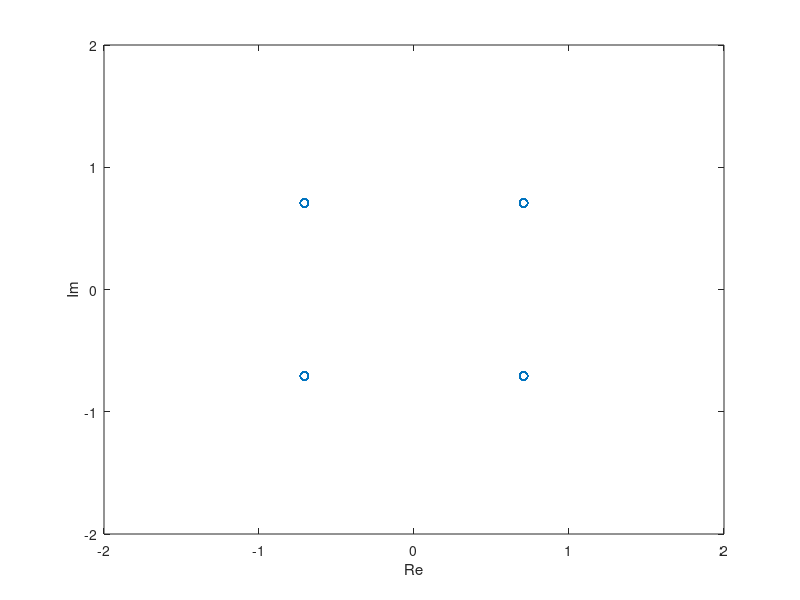
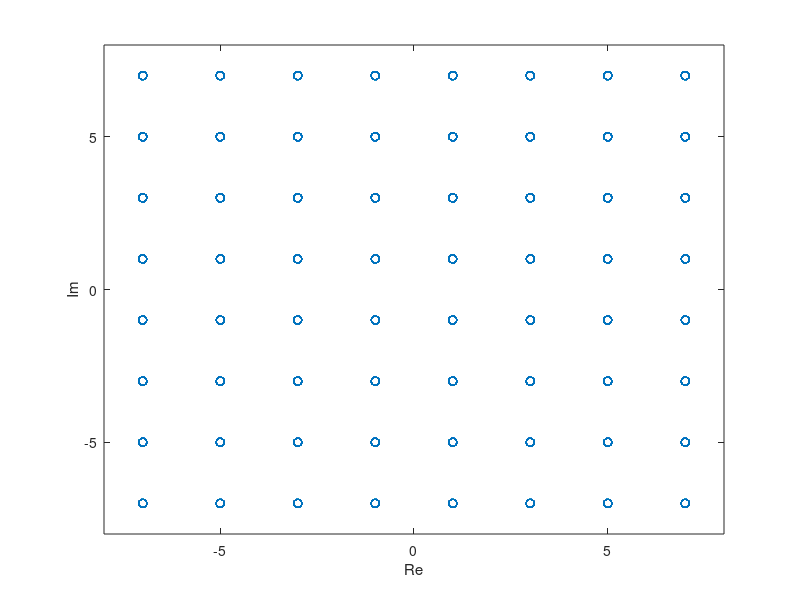
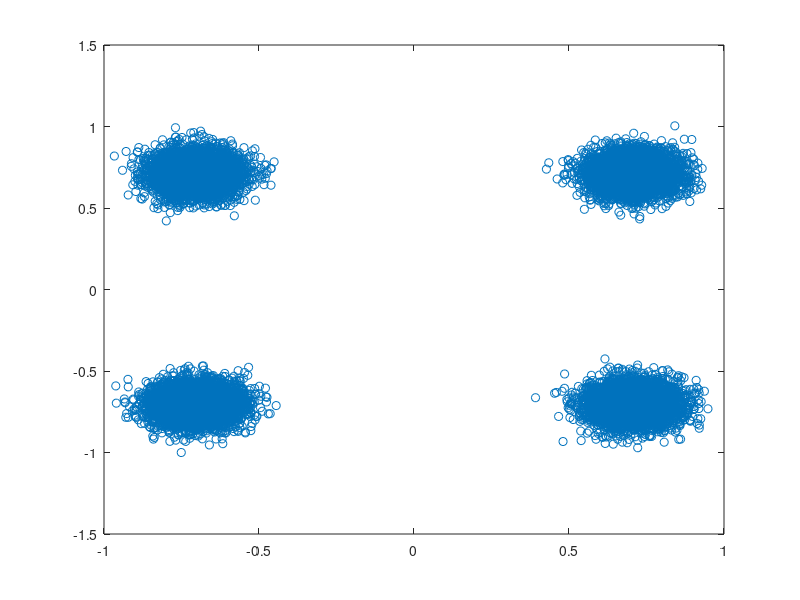
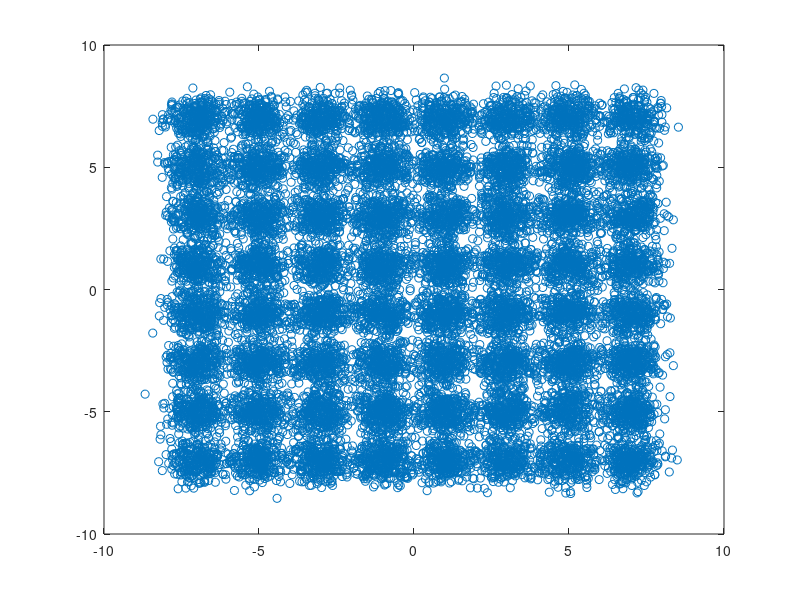

Write the MATLAB code that produced these figures, in order.
addpath('./qsk/');

clear all 
close all
clc

%----------------------------------------------------%
% 2.1 The symbol constellation and a symbol sequence %
%----------------------------------------------------%
const_qpsk = exp(1j*[pi/4 3*pi/4 5*pi/4 7*pi/4]).'; % QPSK alphabet.
qpsk = const_qpsk(randi(4,20000,1)); % QPSK symbol sequence.

% plot the constellation.
figure
plot(qpsk,'o');
xlabel('Re');
ylabel('Im');
axis([-2 2 -2 2]); % scale the axis of the figure.

aqam = [-7 -5 -3 -1 1 3 5 7];
A = repmat(aqam,8,1);
B = flipud(A') ;
const_qam = A+1j*B; % 8x8-matrix with constellation points.
const_qam = const_qam(:); % column-vector with 64-QAM alphabet.
qam = const_qam(randi(64,20000,1)); % 64-QAM symbol sequence.

% plot the constellation.
figure
plot(qam,'o');
axis([-8 8 -8 8]); % Scale the axis of the figure.
xlabel('Re');
ylabel('Im');

%--------------------------------%
% 2.2 Adding Noise to the Signal %
%--------------------------------%
n = randn(size(qam))+1j*randn(size(qam)); % randn generates Gaussian noise.
svqpsk = std(qpsk)^2; % QPSK signal variance (power).
svqam = std(qam)^2; % QAM signal variance (power).
nv = std(n)^2; % noise variance (power).

SNR = 20; % TargetSNR=20dB

% add noise to signal.
p1 = std(qpsk)/(std(n)*10^(SNR/20)); % proper constant p.
snqpsk = qpsk+n*p1; % add noise to signal.

% plot noisy constellation.
figure
plot(snqpsk,'o'); 

% add noise to signal.
p2 = std(qam)/(std(n)*10^(SNR/20)); % proper constant p.
snqam = qam+n*p2; 

% plot noisy constellation.
figure
plot(snqam,'o');

%---------------------------------------------------%
% 2.3 Signal Detection (symbol by symbol detection) %
%---------------------------------------------------%
%------%
% QPSK %
%------%
% 4x20000-matrix, each line contains the same sn-vector.
sn_block = repmat(snqpsk,1,4).';

% 4x20000-matrix, where each column contains const.
const_block = repmat(const_qpsk,1,20000);

% 4x20000-matrix, whose every column contains the received symbol
% distances to all possible symbol constellation points.
distance = abs(sn_block-const_block); 

% returns the minimum distance y and the corresponding
% constellation index ind_1. Both vectors have the size of 1x20000.
[~,ind_1] = min(distance); 

% using vector ind_1, we can determine the detected symbol vector.
qpsk_det = const_qpsk(ind_1);

%-----%
% QAM %
%-----%
% 64x20000-matrix, each line contains the same sn-vector.
sn_block = repmat(snqam,1,64).';

% 64x20000-matrix, where each column contains the const.
const_block = repmat(const_qam,1,20000);

% 64x20000-matrix, whose every column contains the received symbol 
% distances to all possible symbol constellation points.
distance = abs(sn_block-const_block);

% returns the minimum distance y and the corresponding
% constellation index ind_2. Both vectors have the size of 1x20000.
[y,ind_2] = min(distance); 

% using vector ind_2, we can determine the detected symbol vector.
qam_det = const_qam(ind_2); 


%---------------------------------%
% 2.4 The symbol-error rate (SER) %
%---------------------------------%
 % minimum distance d for our QPSK constellation.
d = sqrt(2);

% sigma is the deviation of noise (real or imaginary part).
sigma = std(real(n*p1));

Q = 0.5*erfc(d/(sqrt(2)*2*sigma));

% theoretical symbol error rate.
ser_theo = 2*Q - Q^2

% Comparison returns 0 (false) or 1 (true)
nr_of_errors = sum(qpsk~=qpsk_det);

% simulated symbol error rate.
ser_simu = nr_of_errors/20000

d = 2; % minimum distance d for our QAM alphabet

% sigma is the deviation of noise real or imaginary part
sigma = std(real(n*p2));
Q = 0.5*erfc(d/(sqrt(2)*2*sigma));

nr_of_errors = sum(qam~=qam_det);
ser_simu = nr_of_errors/20000 % simulated symbol error rate
ser_theo = 3.5*Q - 3.0625*Q^2 % theoretical symbol error rate